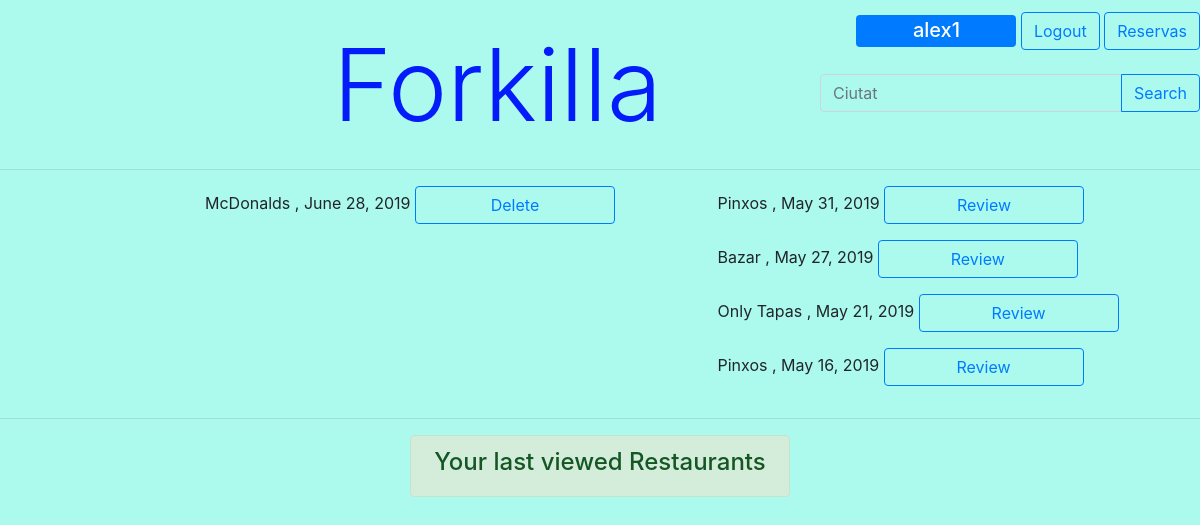
/reservas/ (signed in), run on the app's committed database.
### forkilla/models.py (models this page shows, shortened)
class Reservation(models.Model):
    SLOTS = (
        ("morning_first", "12h00"),
        ("morning_second", "13h00"),
        ("morning_third", "14h00"),
        ("morning_fourth", "15h00"),
        ("evening_first", "20h00"),
        ("evening_second", "21h00"),
        ("evening_third", "22h00"),
    )
    _d_slots = dict(SLOTS)
    id = models.AutoField(primary_key=True)
    restaurant = models.ForeignKey(Restaurant)
    user = models.ForeignKey(User, null = True)
    day = models.DateField(default=datetime.now)
    time_slot = models.CharField(max_length=15, choices=SLOTS)
    num_people = models.PositiveIntegerField(default=1, validators=[MinValueValidator(1)])

class Restaurant(models.Model):
    CATEGORIES = (
        ("Rice", "Rice"),
        ("Fusi", "Fusion"),
        ("BBQ", "Barbecue"),
        ("Chin", "Chinese"),
        ("Medi","Mediterranean"),
        ("Crep","Creperie"),
        ("Hind","Hindu"),
        ("Japa","Japanese"),
        ("Ital","Italian"),
        ("Mexi","Mexican"),
        ("Peru", "Peruvian"),
        ("Russ","Russian"),
        ("Turk","Turkish"),
        ("Basq","Basque"),
        ("Vegy", "Vegetarian"),
        ("Afri","African"),
        ("Egyp","Egyptian"),
        ("Grek","Greek")
    )
    _d_categories = dict(CATEGORIES)
    restaurant_number = models.CharField(max_length=8, unique=True)
    name = models.CharField(max_length=50)
    menu_description = models.TextField()
    price_average = models.DecimalField(max_digits=5, decimal_places=2)
    is_promot = models.BooleanField()
    rate = models.DecimalField(max_digits=3, decimal_places=1)
    address = models.CharField(max_length=50)
    city = models.CharField(max_length=50)
    country = models.CharField(max_length=50)
    featured_photo = models.ImageField(upload_to="static/fotos/",default='forkilla/static/fotos/default.png')
    category = models.CharField(max_length=5, choices=CATEGORIES)
    capacity = models.PositiveIntegerField()

### forkilla/views.py (the view)
# urls.py: url(r'^reservas/$', views.reservationlist,name='reservationlist'),
@login_required
def reservationlist(request):
	if request.method == 'POST':
		id_reserv= request.POST.get('rest')
		Reservation.objects.filter(id=id_reserv).delete()
	reservations_futures = Reservation.objects.filter(user=request.user).order_by('day').filter(day__range = [datetime.now().date(),"2300-01-01"])
	reservations_pasades = Reservation.objects.filter(user=request.user).order_by('-day').filter(day__range = ["1900-01-01",datetime.now().date().replace(day=datetime.now().day -1)])
	context = {
		'reservations_futures':reservations_futures,
		'reservations_pasades':reservations_pasades
	}
	return render(request,'forkilla/resvlist.html',context)

### forkilla/templates/forkilla/resvlist.html (shortened to what this page needs)
<!DOCTYPE html>
<html lang="en">
<head>
<link rel="stylesheet" href="https://stackpath.bootstrapcdn.com/bootstrap/4.3.1/css/bootstrap.min.css">
</head>
<body style="background-color:#ACFAEE;">
{% extends 'forkilla/base.html' %}
{% block content %}
<div class = "row">
    <div class="col-6 col-md-2" >
    </div>
    <div class="col-6 col-md-5" >
    	{% if reservations_futures %}
    		{%for reserva in reservations_futures%}
    			<form method="POST">
                <p>{{reserva.restaurant.name}} , {{reserva.day}}
                <button type = "submit" class="btn btn-outline-primary" size="20" style="width: 200px"> Delete </button></p>
                </form>
    		{%endfor%}
    	{%endif%}
    </div>
    <div class="col-6 col-md-5" >
        {% if reservations_pasades %}
            {%for reserva in reservations_pasades%}
                <form action="/review/{{reserva.restaurant.restaurant_number}}" method="get">
                <p>{{reserva.restaurant.name}} , {{reserva.day}}
                <button type = "submit" class="btn btn-outline-primary" size="20" style="width: 200px"> Review </button></p>
                </form>
            {%endfor%}
        {%endif%}
    </div>
</div>
{%endblock%}

### forkilla/templates/forkilla/base.html (shortened to what this page needs)
<!DOCTYPE html>
<html lang="en">
<head>
</head>
<body>
<div class="row">
<div class="col-6 col-md-2"></div>
<div class="col-6 col-md-6" style="margin-top:2%;">
<h1 class="display-4" align="center" style="color:#041CFA;font-size:100px;">Forkilla</h1>
</div>
<div class="col-6 col-md-4" id="cont" align="right"style="margin-top:1%;">
{%if request.user.is_authenticated%}
<div class="badge badge-primary text-wrap" style="width: 10rem;height: 2rem;vertical-align:middle;">
  <h5>{{request.user.username}}</h5>
</div>
<form action="{%url 'logout'%}" method="get" style="display:inline;">
	<button type = "submit" class="btn btn-outline-primary"> Logout </button>
</form>
<form action="{%url 'reservationlist'%}" method="get" style="display:inline;">
	<button type = "submit" class="btn btn-outline-primary"> Reservas </button>
</form>
{%endif%}
<form action="{%url 'restaurants'%}" method="get">
	<br>
	<div class="input-group mb-3">
		<input type = "text" name = "q" class="form-control" placeholder="Ciutat" style="background-color: #ACFAEE;" aria-describedby="button-addon2">
		<div class = "input-group-append">
			<button type = "submit" value= q class="btn btn-outline-primary"> Search </button>
		</div>
	</div>
</form>
</div>
</div>
<hr>
{% block content %}
{% endblock %}
<hr>
<footer align="center">
<div class="row">
<div class="col-6 col-md-4"></div>
<div class="col-6 col-md-4">
<div class="alert alert-success" role="alert"><h4 class="alert-heading"> Your last viewed Restaurants</h4></div>
</div>
<div class="col-6 col-md-4"></div>
</div>
</footer>
</body>
</html>

### data on the page
Reservation: restaurant.name "McDonalds", day "June 28, 2019"
Reservation: restaurant.name "Pinxos", day "May 31, 2019"
Reservation: restaurant.name "Bazar", day "May 27, 2019"
Reservation: restaurant.name "Only Tapas", day "May 21, 2019"
Reservation: restaurant.name "Pinxos", day "May 16, 2019"

### other printed values
{{ request.user.username }} "alex1"
